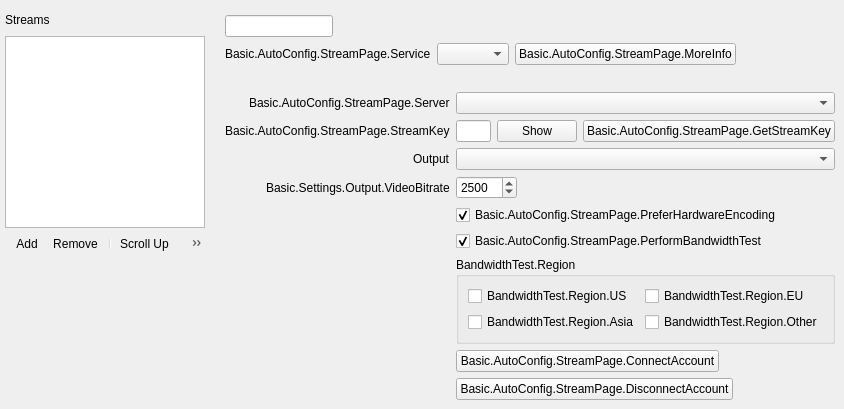
<?xml version="1.0" encoding="UTF-8"?>
<ui version="4.0">
 <class>AutoConfigStreamPage</class>
 <widget class="QWidget" name="AutoConfigStreamPage">
  <property name="geometry">
   <rect>
    <x>0</x>
    <y>0</y>
    <width>692</width>
    <height>407</height>
   </rect>
  </property>
  <property name="windowTitle">
   <string notr="true"/>
  </property>
  <layout class="QHBoxLayout" name="autoConfigHorizontalLayout">
   <property name="leftMargin">
    <number>0</number>
   </property>
   <property name="topMargin">
    <number>0</number>
   </property>
   <property name="rightMargin">
    <number>0</number>
   </property>
   <property name="bottomMargin">
    <number>0</number>
   </property>
   <item>
    <layout class="QVBoxLayout" name="verticalLayout_6">
     <property name="spacing">
      <number>1</number>
     </property>
     <property name="leftMargin">
      <number>5</number>
     </property>
     <property name="topMargin">
      <number>5</number>
     </property>
     <property name="rightMargin">
      <number>5</number>
     </property>
     <property name="bottomMargin">
      <number>5</number>
     </property>
     <item>
      <widget class="QLabel" name="servicesListLabel">
       <property name="minimumSize">
        <size>
         <width>0</width>
         <height>30</height>
        </size>
       </property>
       <property name="text">
        <string>Streams</string>
       </property>
      </widget>
     </item>
     <item>
      <widget class="KeyedListWidget" name="serviceList">
       <property name="sizePolicy">
        <sizepolicy hsizetype="Fixed" vsizetype="Expanding">
         <horstretch>0</horstretch>
         <verstretch>0</verstretch>
        </sizepolicy>
       </property>
       <property name="minimumSize">
        <size>
         <width>200</width>
         <height>0</height>
        </size>
       </property>
       <property name="dragDropMode">
        <enum>QAbstractItemView::InternalMove</enum>
       </property>
      </widget>
     </item>
     <item>
      <widget class="QToolBar" name="servicesToolbar">
       <property name="movable">
        <bool>false</bool>
       </property>
       <property name="iconSize">
        <size>
         <width>16</width>
         <height>16</height>
        </size>
       </property>
       <property name="floatable">
        <bool>false</bool>
       </property>
       <action name="actionAddService">
        <property name="icon">
         <iconset>
          <normaloff>:/res/images/plus.svg</normaloff>:/res/images/plus.svg
         </iconset>
        </property>
        <property name="text">
         <string>Add</string>
        </property>
        <property name="themeID" stdset="0">
         <string notr="true">addIconSmall</string>
        </property>
       </action>
       <action name="actionRemoveService">
        <property name="icon">
         <iconset>
          <normaloff>:/res/images/minus.svg</normaloff>:/res/images/minus.svg
         </iconset>
        </property>
        <property name="text">
         <string>Remove</string>
        </property>
        <property name="themeID" stdset="0">
         <string notr="true">removeIconSmall</string>
        </property>
       </action>
       <action name="actionScrollUp">
        <property name="icon">
         <iconset>
          <normaloff>:/res/images/up.svg</normaloff>:/res/images/up.svg
         </iconset>
        </property>
        <property name="text">
         <string>Scroll Up</string>
        </property>
        <property name="themeID" stdset="0">
         <string notr="true">upArrowIconSmall</string>
        </property>
       </action>
       <action name="actionScrollDown">
        <property name="icon">
         <iconset>
          <normaloff>:/res/images/down.svg</normaloff>:/res/images/down.svg
         </iconset>
        </property>
        <property name="text">
         <string>Scroll Down</string>
        </property>
        <property name="themeID" stdset="0">
         <string notr="true">downArrowIconSmall</string>
        </property>
       </action>
       <addaction name="actionAddService"/>
       <addaction name="actionRemoveService"/>
       <addaction name="separator"/>
       <addaction name="actionScrollUp"/>
       <addaction name="actionScrollDown"/>
      </widget>
     </item>
     <item>
      <spacer name="verticalSpacer_3">
       <property name="orientation">
        <enum>Qt::Vertical</enum>
       </property>
       <property name="sizeHint" stdset="0">
        <size>
         <width>20</width>
         <height>40</height>
        </size>
       </property>
      </spacer>
     </item>
    </layout>
   </item>
   <item>
    <layout class="QVBoxLayout" name="verticalLayout">
     <property name="spacing">
      <number>0</number>
     </property>
     <property name="leftMargin">
      <number>0</number>
     </property>
     <property name="topMargin">
      <number>0</number>
     </property>
     <property name="rightMargin">
      <number>0</number>
     </property>
     <property name="bottomMargin">
      <number>0</number>
     </property>
     <item>
      <widget class="QWidget" name="widget">
       <property name="sizePolicy">
        <sizepolicy hsizetype="Preferred" vsizetype="Maximum">
         <horstretch>0</horstretch>
         <verstretch>0</verstretch>
        </sizepolicy>
       </property>
       <layout class="QFormLayout" name="topLayout">
        <property name="fieldGrowthPolicy">
         <enum>QFormLayout::ExpandingFieldsGrow</enum>
        </property>
        <property name="labelAlignment">
         <set>Qt::AlignRight|Qt::AlignTrailing|Qt::AlignVCenter</set>
        </property>
        <property name="bottomMargin">
         <number>12</number>
        </property>
        <item row="0" column="0">
         <spacer name="horizontalSpacer_6">
          <property name="orientation">
           <enum>Qt::Horizontal</enum>
          </property>
          <property name="sizeType">
           <enum>QSizePolicy::Fixed</enum>
          </property>
          <property name="sizeHint" stdset="0">
           <size>
            <width>87</width>
            <height>0</height>
           </size>
          </property>
         </spacer>
        </item>
        <item row="1" column="0">
         <widget class="QLineEdit" name="streamName">
          <property name="visible">
           <bool>false</bool>
          </property>
         </widget>
        </item>
        <item row="2" column="0">
         <widget class="QLabel" name="serviceLabel">
          <property name="text">
           <string>Basic.AutoConfig.StreamPage.Service</string>
          </property>
          <property name="buddy">
           <cstring>service</cstring>
          </property>
         </widget>
        </item>
        <item row="2" column="1">
         <widget class="QWidget" name="serviceWidget">
          <layout class="QHBoxLayout" name="serviceWidgetLayout">
           <property name="leftMargin">
            <number>0</number>
           </property>
           <property name="topMargin">
            <number>0</number>
           </property>
           <property name="rightMargin">
            <number>0</number>
           </property>
           <property name="bottomMargin">
            <number>0</number>
           </property>
           <item>
            <widget class="QComboBox" name="service"/>
           </item>
           <item>
            <widget class="UrlPushButton" name="moreInfoButton">
             <property name="text">
              <string>Basic.AutoConfig.StreamPage.MoreInfo</string>
             </property>
            </widget>
           </item>
          </layout>
         </widget>
        </item>
        <item row="3" column="1">
         <spacer name="verticalSpacer">
          <property name="orientation">
           <enum>Qt::Vertical</enum>
          </property>
          <property name="sizeHint" stdset="0">
           <size>
            <width>12</width>
            <height>12</height>
           </size>
          </property>
         </spacer>
        </item>
       </layout>
      </widget>
     </item>
     <item>
      <widget class="QStackedWidget" name="stackedWidget">
       <property name="currentIndex">
        <number>1</number>
       </property>
       <widget class="QWidget" name="loginPage">
        <layout class="QFormLayout" name="loginPageLayout">
         <property name="fieldGrowthPolicy">
          <enum>QFormLayout::ExpandingFieldsGrow</enum>
         </property>
         <property name="labelAlignment">
          <set>Qt::AlignRight|Qt::AlignTrailing|Qt::AlignVCenter</set>
         </property>
         <item row="0" column="0">
          <spacer name="horizontalSpacer_3">
           <property name="orientation">
            <enum>Qt::Horizontal</enum>
           </property>
           <property name="sizeType">
            <enum>QSizePolicy::Fixed</enum>
           </property>
           <property name="sizeHint" stdset="0">
            <size>
             <width>87</width>
             <height>17</height>
            </size>
           </property>
          </spacer>
         </item>
         <item row="0" column="1">
          <layout class="QHBoxLayout" name="horizontalLayout">
           <item>
            <widget class="QPushButton" name="connectAccount">
             <property name="text">
              <string>Basic.AutoConfig.StreamPage.ConnectAccount</string>
             </property>
            </widget>
           </item>
           <item>
            <spacer name="horizontalSpacer_4">
             <property name="orientation">
              <enum>Qt::Horizontal</enum>
             </property>
             <property name="sizeHint" stdset="0">
              <size>
               <width>40</width>
               <height>20</height>
              </size>
             </property>
            </spacer>
           </item>
          </layout>
         </item>
         <item row="1" column="0">
          <spacer name="horizontalSpacer_7">
           <property name="orientation">
            <enum>Qt::Horizontal</enum>
           </property>
           <property name="sizeType">
            <enum>QSizePolicy::Fixed</enum>
           </property>
           <property name="sizeHint" stdset="0">
            <size>
             <width>87</width>
             <height>17</height>
            </size>
           </property>
          </spacer>
         </item>
         <item row="1" column="1">
          <layout class="QHBoxLayout" name="horizontalLayout_5">
           <item>
            <widget class="QPushButton" name="useStreamKey">
             <property name="text">
              <string>Basic.AutoConfig.StreamPage.UseStreamKey</string>
             </property>
            </widget>
           </item>
           <item>
            <spacer name="horizontalSpacer_8">
             <property name="orientation">
              <enum>Qt::Horizontal</enum>
             </property>
             <property name="sizeHint" stdset="0">
              <size>
               <width>40</width>
               <height>20</height>
              </size>
             </property>
            </spacer>
           </item>
          </layout>
         </item>
        </layout>
       </widget>
       <widget class="QWidget" name="streamkeyPage">
        <layout class="QFormLayout" name="streamkeyPageLayout">
         <property name="fieldGrowthPolicy">
          <enum>QFormLayout::ExpandingFieldsGrow</enum>
         </property>
         <property name="labelAlignment">
          <set>Qt::AlignRight|Qt::AlignTrailing|Qt::AlignVCenter</set>
         </property>
         <item row="0" column="0">
          <widget class="QLabel" name="serverLabel">
           <property name="text">
            <string>Basic.AutoConfig.StreamPage.Server</string>
           </property>
          </widget>
         </item>
         <item row="0" column="1">
          <widget class="QStackedWidget" name="serverStackedWidget">
           <property name="currentIndex">
            <number>0</number>
           </property>
           <widget class="QWidget" name="servicePage">
            <layout class="QHBoxLayout" name="horizontalLayout_2">
             <property name="leftMargin">
              <number>0</number>
             </property>
             <property name="topMargin">
              <number>0</number>
             </property>
             <property name="rightMargin">
              <number>0</number>
             </property>
             <property name="bottomMargin">
              <number>0</number>
             </property>
             <item>
              <widget class="QComboBox" name="server"/>
             </item>
            </layout>
           </widget>
           <widget class="QWidget" name="customPage">
            <layout class="QHBoxLayout" name="horizontalLayout_3">
             <property name="leftMargin">
              <number>0</number>
             </property>
             <property name="topMargin">
              <number>0</number>
             </property>
             <property name="rightMargin">
              <number>0</number>
             </property>
             <property name="bottomMargin">
              <number>0</number>
             </property>
             <item>
              <widget class="QLineEdit" name="customServer"/>
             </item>
            </layout>
           </widget>
          </widget>
         </item>
         <item row="1" column="0">
          <widget class="QLabel" name="streamKeyLabel">
           <property name="text">
            <string>Basic.AutoConfig.StreamPage.StreamKey</string>
           </property>
           <property name="openExternalLinks">
            <bool>true</bool>
           </property>
           <property name="buddy">
            <cstring>key</cstring>
           </property>
          </widget>
         </item>
         <item row="1" column="1">
          <widget class="QWidget" name="streamKeyWidget">
           <layout class="QHBoxLayout" name="horizontalLayout_4">
            <property name="leftMargin">
             <number>0</number>
            </property>
            <property name="topMargin">
             <number>0</number>
            </property>
            <property name="rightMargin">
             <number>0</number>
            </property>
            <property name="bottomMargin">
             <number>0</number>
            </property>
            <item>
             <widget class="QLineEdit" name="key">
              <property name="inputMask">
               <string notr="true"/>
              </property>
              <property name="text">
               <string notr="true"/>
              </property>
              <property name="echoMode">
               <enum>QLineEdit::Password</enum>
              </property>
             </widget>
            </item>
            <item>
             <widget class="QPushButton" name="show">
              <property name="text">
               <string>Show</string>
              </property>
             </widget>
            </item>
            <item>
             <widget class="UrlPushButton" name="streamKeyButton">
              <property name="text">
               <string>Basic.AutoConfig.StreamPage.GetStreamKey</string>
              </property>
             </widget>
            </item>
           </layout>
          </widget>
         </item>
         <item row="2" column="0">
          <widget class="QLabel" name="outputLabel">
           <property name="text">
            <string>Output</string>
           </property>
          </widget>
         </item>
         <item row="2" column="1">
          <widget class="QComboBox" name="output">
           <property name="sizePolicy">
            <sizepolicy hsizetype="Expanding" vsizetype="Fixed">
             <horstretch>0</horstretch>
             <verstretch>0</verstretch>
            </sizepolicy>
           </property>
          </widget>
         </item>
         <item row="3" column="0">
          <widget class="QLabel" name="bitrateLabel">
           <property name="text">
            <string>Basic.Settings.Output.VideoBitrate</string>
           </property>
           <property name="buddy">
            <cstring>bitrate</cstring>
           </property>
          </widget>
         </item>
         <item row="3" column="1">
          <widget class="QSpinBox" name="bitrate">
           <property name="suffix">
            <string notr="true"/>
           </property>
           <property name="minimum">
            <number>500</number>
           </property>
           <property name="maximum">
            <number>10000</number>
           </property>
           <property name="value">
            <number>2500</number>
           </property>
          </widget>
         </item>
         <item row="4" column="1">
          <widget class="QCheckBox" name="preferHardware">
           <property name="toolTip">
            <string>Basic.AutoConfig.StreamPage.PreferHardwareEncoding.ToolTip
            </string>
           </property>
           <property name="text">
            <string>Basic.AutoConfig.StreamPage.PreferHardwareEncoding</string>
           </property>
           <property name="checked">
            <bool>true</bool>
           </property>
          </widget>
         </item>
         <item row="5" column="1">
          <widget class="QCheckBox" name="doBandwidthTest">
           <property name="text">
            <string>Basic.AutoConfig.StreamPage.PerformBandwidthTest</string>
           </property>
           <property name="checked">
            <bool>true</bool>
           </property>
          </widget>
         </item>
         <item row="7" column="1">
          <widget class="QGroupBox" name="region">
           <property name="title">
            <string>BandwidthTest.Region</string>
           </property>
           <layout class="QGridLayout" name="gridLayout">
            <item row="2" column="0">
             <widget class="QCheckBox" name="regionAsia">
              <property name="text">
               <string>BandwidthTest.Region.Asia</string>
              </property>
             </widget>
            </item>
            <item row="0" column="0">
             <widget class="QCheckBox" name="regionUS">
              <property name="text">
               <string>BandwidthTest.Region.US</string>
              </property>
             </widget>
            </item>
            <item row="0" column="1">
             <widget class="QCheckBox" name="regionEU">
              <property name="text">
               <string>BandwidthTest.Region.EU</string>
              </property>
             </widget>
            </item>
            <item row="2" column="1">
             <widget class="QCheckBox" name="regionOther">
              <property name="text">
               <string>BandwidthTest.Region.Other</string>
              </property>
             </widget>
            </item>
           </layout>
          </widget>
         </item>
         <item row="8" column="1">
          <widget class="QPushButton" name="connectAccount2">
           <property name="text">
            <string>Basic.AutoConfig.StreamPage.ConnectAccount</string>
           </property>
          </widget>
         </item>
         <item row="9" column="1">
          <widget class="QPushButton" name="disconnectAccount">
           <property name="text">
            <string>Basic.AutoConfig.StreamPage.DisconnectAccount</string>
           </property>
          </widget>
         </item>
         <item row="5" column="1">
          <spacer name="verticalSpacer_2">
           <property name="orientation">
            <enum>Qt::Vertical</enum>
           </property>
           <property name="sizeHint" stdset="0">
            <size>
             <width>6</width>
             <height>6</height>
            </size>
           </property>
          </spacer>
         </item>
        </layout>
       </widget>
      </widget>
     </item>
    </layout>
   </item>
  </layout>
 </widget>
 <customwidgets>
  <customwidget>
   <class>UrlPushButton</class>
   <extends>QPushButton</extends>
   <header>url-push-button.hpp</header>
  </customwidget>
  <customwidget>
   <class>KeyedListWidget</class>
   <extends>QListWidget</extends>
   <header>keyed-list-widget.hpp</header>
   <slots>
    <signal>RemovedID(int)</signal>
    <signal>SelectedServiceID(int)</signal>
    <slot>AddNewItem(QString,int)</slot>
    <slot>RemoveItem()</slot>
    <slot>ScrollUp()</slot>
    <slot>ScrollDown()</slot>
    <slot>UpdateItemName(QString,int)</slot>
   </slots>
  </customwidget>
 </customwidgets>
 <resources/>
 <connections>
  <connection>
   <sender>connectAccount2</sender>
   <signal>clicked()</signal>
   <receiver>connectAccount</receiver>
   <slot>click()</slot>
   <hints>
    <hint type="sourcelabel">
     <x>382</x>
     <y>279</y>
    </hint>
    <hint type="destinationlabel">
     <x>114</x>
     <y>82</y>
    </hint>
   </hints>
  </connection>
 </connections>
</ui>
